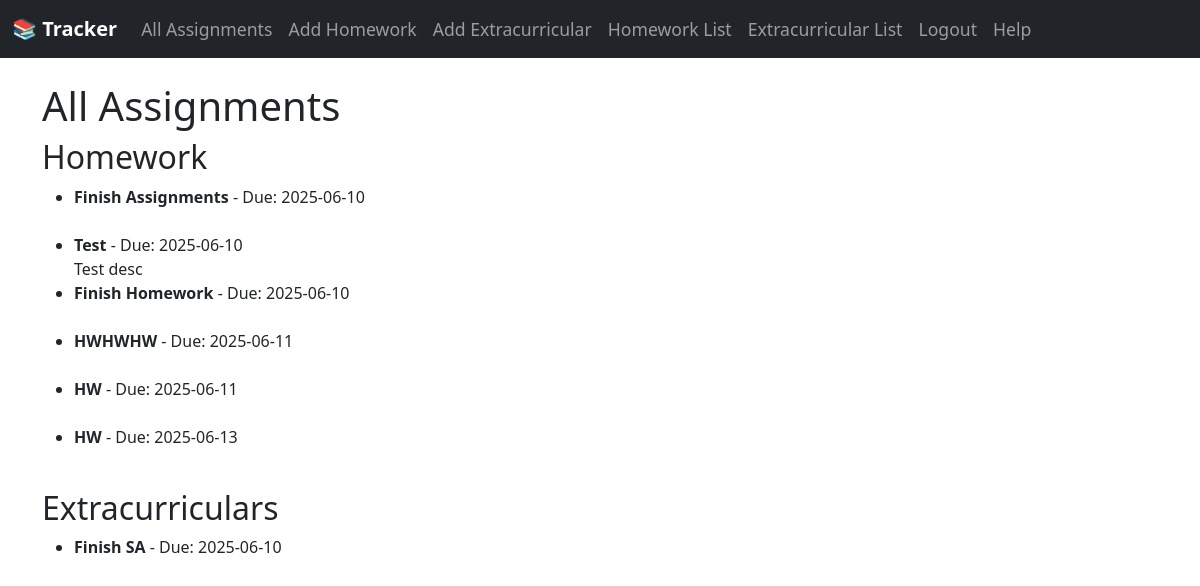
The app's page /all_assignments (signed in), older data.
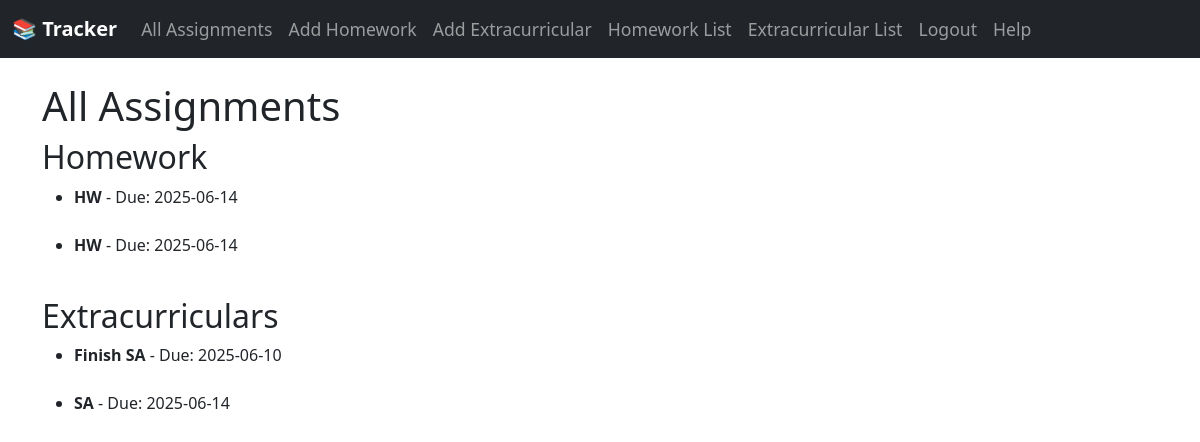
The same page, newer data.
### app/models.py (models this page shows)
class Homework(db.Model):
    id = db.Column(db.Integer, primary_key=True)
    title = db.Column(db.String(100), nullable=False)
    category = db.Column(db.String(30), nullable=False)
    due_date = db.Column(db.Date, nullable=False)
    description = db.Column(db.Text)
    timestamp = db.Column(db.DateTime, default=datetime.utcnow)
    user_id = db.Column(db.Integer, db.ForeignKey('user.id'), nullable=False)

class Extracurricular(db.Model):
    id = db.Column(db.Integer, primary_key=True)
    title = db.Column(db.String(140), nullable=False)
    category = db.Column(db.String(140), nullable=False)
    due_date = db.Column(db.Date, nullable=False)
    description = db.Column(db.Text, nullable=True)
    timestamp = db.Column(db.DateTime, index=True, default=datetime.utcnow)
    user_id = db.Column(db.Integer, db.ForeignKey('user.id'))

### app/routes/combined_routes.py (the view)
@combined_bp.route('/all_assignments')
@login_required
def all_assignments():
    homeworks = Homework.query.filter_by(user_id=current_user.id).order_by(Homework.due_date.asc()).all()
    extracurriculars = Extracurricular.query.filter_by(user_id=current_user.id).order_by(Extracurricular.due_date.asc()).all()
    return render_template('all_assignments.html', homeworks=homeworks, extracurriculars=extracurriculars)

### app/models.py (called while the page is built)
@login_manager.user_loader
def load_user(user_id):
    return User.query.get(int(user_id))

### app/templates/all_assignments.html (shortened to what this page needs)
{% extends "base.html" %}
{% block content %}
<h1>All Assignments</h1>
<h2>Homework</h2>
{% if homeworks %}
    <ul>
    {% for hw in homeworks %}
        <li>
            <strong>{{ hw.title }}</strong> - Due: {{ hw.due_date.strftime('%Y-%m-%d') }}<br>
            {{ hw.description }}<br>
        </li>
    {% endfor %}
    </ul>
{% else %}
    <p>No homework assignments found.</p>
{% endif %}
<h2>Extracurriculars</h2>
{% if extracurriculars %}
    <ul>
    {% for ec in extracurriculars %}
        <li>
            <strong>{{ ec.title }}</strong> - Due: {{ ec.due_date.strftime('%Y-%m-%d') }}<br>
            {{ ec.description }}<br>
        </li>
    {% endfor %}
    </ul>
{% else %}
    <p>No extracurricular assignments found.</p>
{% endif %}
{% endblock %}

Row changes from the older to the newer data that the page shows:
removed Homework: title "Finish Assignments", due_date "2025-06-10"
removed Homework: title "Test", due_date "2025-06-10", description "Test desc"
removed Homework: title "Finish Homework", due_date "2025-06-10"
removed Homework: title "HWHWHW", due_date "2025-06-11"
removed Homework: title "HW", due_date "2025-06-11"
removed Homework: title "HW", due_date "2025-06-13"
added Homework: title "HW", due_date "2025-06-14"
added Homework: title "HW", due_date "2025-06-14"
added Extracurricular: title "SA", due_date "2025-06-14"
